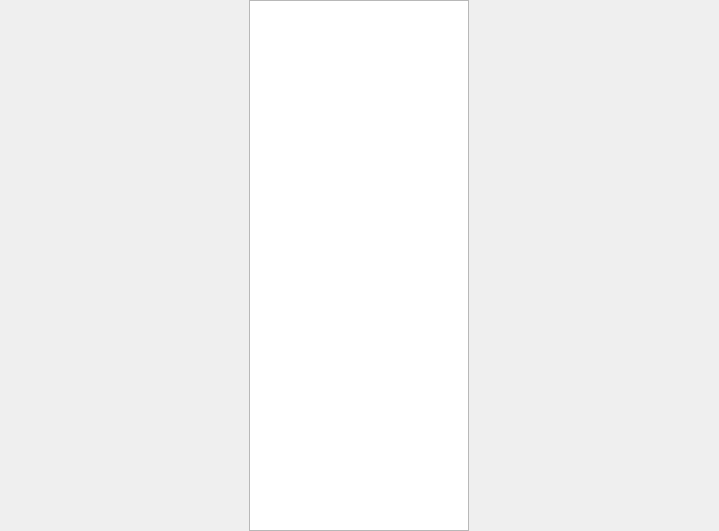
<?xml version="1.0" encoding="UTF-8"?>
<ui version="4.0">
 <class>SessionForm</class>
 <widget class="QWidget" name="SessionForm">
  <property name="geometry">
   <rect>
    <x>0</x>
    <y>0</y>
    <width>719</width>
    <height>531</height>
   </rect>
  </property>
  <property name="sizePolicy">
   <sizepolicy hsizetype="Expanding" vsizetype="Expanding">
    <horstretch>0</horstretch>
    <verstretch>0</verstretch>
   </sizepolicy>
  </property>
  <property name="windowTitle">
   <string>Form</string>
  </property>
  <property name="styleSheet">
   <string notr="true"/>
  </property>
  <layout class="QHBoxLayout" name="horizontalLayout_2">
   <property name="spacing">
    <number>0</number>
   </property>
   <property name="leftMargin">
    <number>0</number>
   </property>
   <property name="topMargin">
    <number>0</number>
   </property>
   <property name="rightMargin">
    <number>0</number>
   </property>
   <property name="bottomMargin">
    <number>0</number>
   </property>
   <item>
    <layout class="QHBoxLayout" name="horizontalLayout" stretch="3">
     <property name="spacing">
      <number>0</number>
     </property>
     <property name="rightMargin">
      <number>1</number>
     </property>
     <item>
      <widget class="QListWidget" name="list">
       <property name="sizePolicy">
        <sizepolicy hsizetype="Expanding" vsizetype="Minimum">
         <horstretch>0</horstretch>
         <verstretch>0</verstretch>
        </sizepolicy>
       </property>
       <property name="minimumSize">
        <size>
         <width>220</width>
         <height>0</height>
        </size>
       </property>
       <property name="maximumSize">
        <size>
         <width>216</width>
         <height>16777215</height>
        </size>
       </property>
       <property name="styleSheet">
        <string notr="true"/>
       </property>
      </widget>
     </item>
    </layout>
   </item>
  </layout>
 </widget>
 <resources/>
 <connections/>
</ui>
